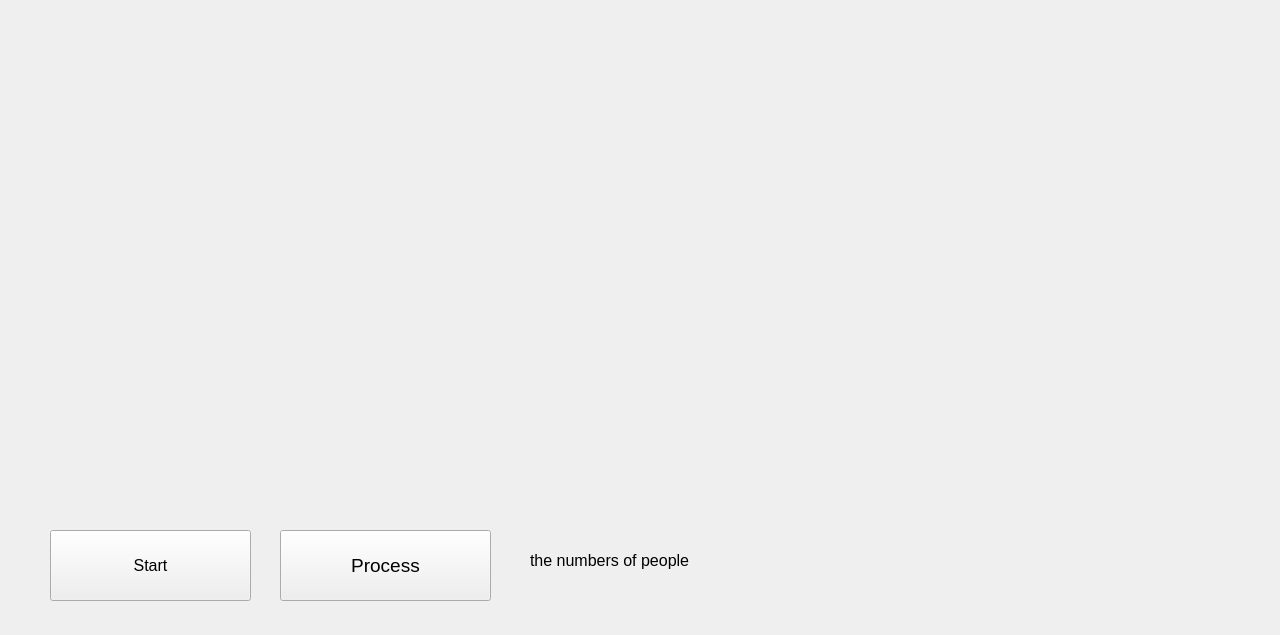
<?xml version="1.0" encoding="UTF-8"?>
<ui version="4.0">
 <class>Form</class>
 <widget class="QWidget" name="Form">
  <property name="geometry">
   <rect>
    <x>0</x>
    <y>0</y>
    <width>1280</width>
    <height>635</height>
   </rect>
  </property>
  <property name="windowTitle">
   <string>Cam view</string>
  </property>
  <widget class="QLabel" name="numlabel">
   <property name="geometry">
    <rect>
     <x>740</x>
     <y>520</y>
     <width>121</width>
     <height>71</height>
    </rect>
   </property>
   <property name="font">
    <font>
     <pointsize>22</pointsize>
    </font>
   </property>
   <property name="text">
    <string/>
   </property>
  </widget>
  <widget class="QLabel" name="label_3">
   <property name="geometry">
    <rect>
     <x>530</x>
     <y>530</y>
     <width>171</width>
     <height>61</height>
    </rect>
   </property>
   <property name="font">
    <font>
     <pointsize>12</pointsize>
    </font>
   </property>
   <property name="text">
    <string>the numbers of people</string>
   </property>
  </widget>
  <widget class="QLabel" name="image_label">
   <property name="geometry">
    <rect>
     <x>0</x>
     <y>0</y>
     <width>640</width>
     <height>480</height>
    </rect>
   </property>
   <property name="text">
    <string/>
   </property>
  </widget>
  <widget class="QPushButton" name="control_bt">
   <property name="geometry">
    <rect>
     <x>50</x>
     <y>530</y>
     <width>201</width>
     <height>71</height>
    </rect>
   </property>
   <property name="font">
    <font>
     <pointsize>12</pointsize>
    </font>
   </property>
   <property name="text">
    <string>Start</string>
   </property>
  </widget>
  <widget class="QPushButton" name="pushButton">
   <property name="geometry">
    <rect>
     <x>280</x>
     <y>530</y>
     <width>211</width>
     <height>71</height>
    </rect>
   </property>
   <property name="font">
    <font>
     <pointsize>14</pointsize>
    </font>
   </property>
   <property name="text">
    <string>Process</string>
   </property>
  </widget>
  <widget class="QLabel" name="image_label_2">
   <property name="geometry">
    <rect>
     <x>640</x>
     <y>0</y>
     <width>640</width>
     <height>480</height>
    </rect>
   </property>
   <property name="text">
    <string/>
   </property>
  </widget>
 </widget>
 <resources/>
 <connections/>
</ui>
